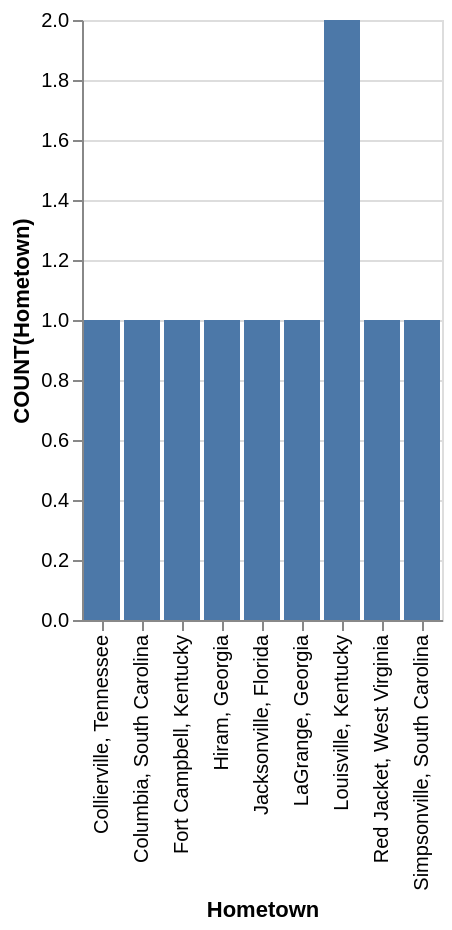

Here is the Vega-Lite specification saved for this chart:
### Vega-Lite specification from a JSON file in a GitHub repository (floating-point values rounded to 4 significant figures)
{"data": {"values": [{"x_data": "Collierville, Tennessee", "y_data": 1}, {"x_data": "Columbia, South Carolina", "y_data": 1}, {"x_data": "Fort Campbell, Kentucky", "y_data": 1}, {"x_data": "Hiram, Georgia", "y_data": 1}, {"x_data": "Jacksonville, Florida", "y_data": 1}, {"x_data": "LaGrange, Georgia", "y_data": 1}, {"x_data": "Louisville, Kentucky", "y_data": 2}, {"x_data": "Red Jacket, West Virginia", "y_data": 1}, {"x_data": "Simpsonville, South Carolina", "y_data": 1}]}, "mark": "bar", "encoding": {"x": {"field": "x_data", "type": "nominal", "title": "Hometown", "sort": "ascending"}, "y": {"field": "y_data", "type": "quantitative", "title": "COUNT(Hometown)"}}}
